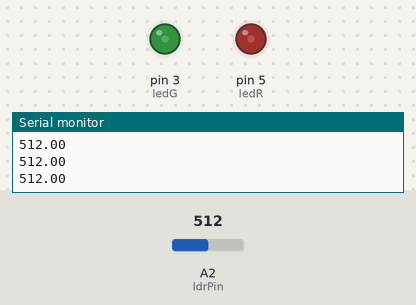
Bench run of a sketch on a simulated Arduino Uno, built with avr-gcc and run on an emulated ATmega328P. On the bench: output pins drawn as LEDs (lit = HIGH), the last lines printed to the serial monitor. Inputs (shaded band) come from the test bench; at power-on: A2 (ldrPin) = 512.

Above: at 1.2 s.
1.3 s: A2 (ldrPin) set to 716
At 2.5 s:
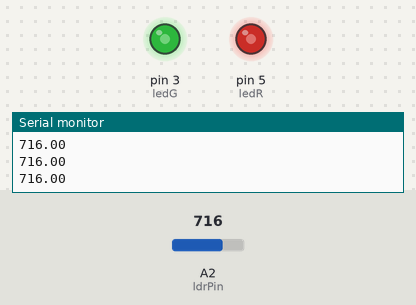
2.8 s: A2 (ldrPin) set to 900
At 4.0 s:
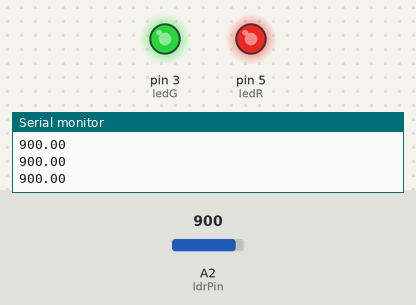
4.3 s: A2 (ldrPin) set to 1023
At 5.5 s:
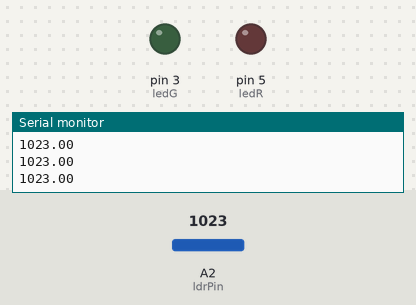
5.8 s: A2 (ldrPin) set to 0
At 7.2 s:
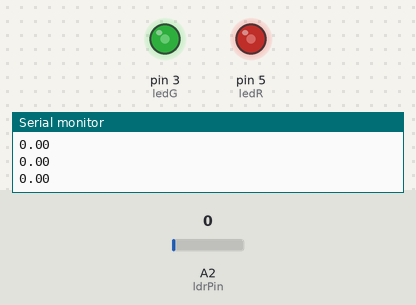
Timing chart, 0 to 8.3 s (numbered marks = the images above; inputs shaded):
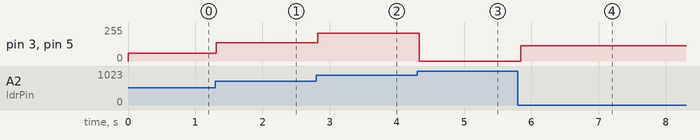

The sketch:

Ejercicio_8.ino
```cpp
#define ledR 5
#define ledG 3
#define ldrPin 2

void setup()
{
	Serial.begin(9600);

}

void loop()
{
  float valorLdr = 0;
  valorLdr = analogRead(ldrPin);
  Serial.println(valorLdr);
  valorLdr = map(valorLdr, 366, 1018, 0, 255);
  analogWrite(ledR, valorLdr);
  analogWrite(ledG, valorLdr);

  delay(100);
}
```

Measured:
- after the input at 1.3 s, pin 3 (ledG), pin 5 (ledR): 57/255 → 136/255 at once
- after the input at 2.8 s, pin 3 (ledG), pin 5 (ledR): 136/255 → 208/255 at once
- after the input at 4.3 s, pin 3 (ledG), pin 5 (ledR): 208/255 → 0/255 at once
- after the input at 5.8 s, pin 3 (ledG), pin 5 (ledR): 0/255 → 113/255 at once
